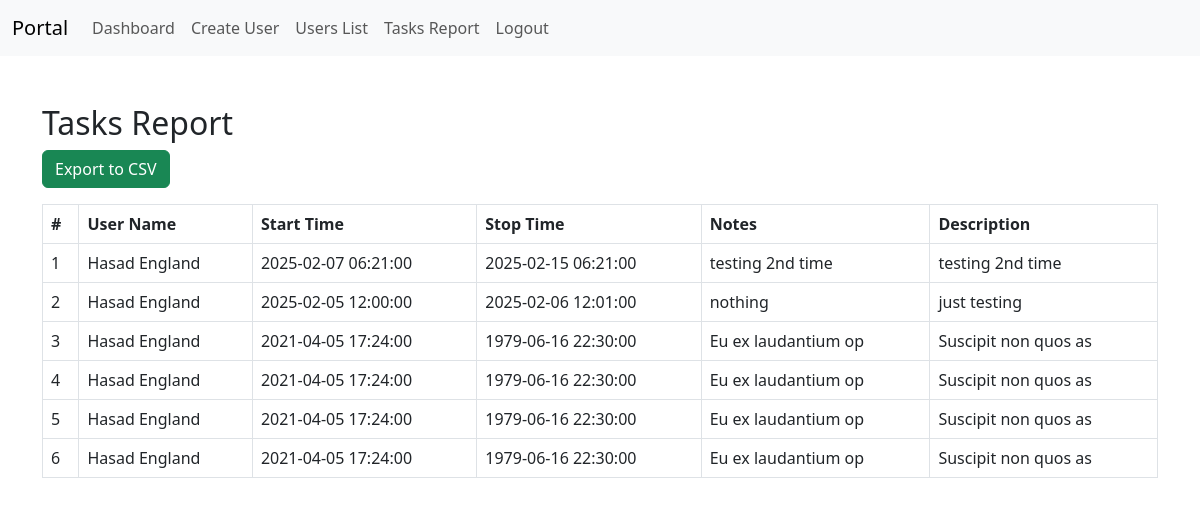
/admin_tasks_report.php (signed in), run on the app's committed database.
### tables this page shows
CREATE TABLE `tasks` (
  `id` int(11) NOT NULL,
  `user_id` int(11) NOT NULL,
  `start_time` timestamp NOT NULL DEFAULT current_timestamp(),
  `stop_time` timestamp NULL DEFAULT NULL,
  `notes` text NOT NULL,
  `description` text NOT NULL,
  `created_at` timestamp NOT NULL DEFAULT current_timestamp()
);

CREATE TABLE `users` (
  `id` int(11) NOT NULL,
  `first_name` varchar(50) NOT NULL,
  `last_name` varchar(50) NOT NULL,
  `email` varchar(100) NOT NULL,
  `phone` varchar(15) NOT NULL,
  `password` varchar(255) NOT NULL,
  `last_login` timestamp NULL DEFAULT NULL,
  `last_password_change` timestamp NULL DEFAULT NULL,
  `role` enum('admin','user') NOT NULL DEFAULT 'user',
  `created_at` timestamp NOT NULL DEFAULT current_timestamp()
);

### admin_tasks_report.php (the view, shortened to what this page needs)
<?php
include 'db.php';
include 'sidebar.php';
?>
<!DOCTYPE html>
<html lang="en">
<head>
    <link href="https://cdn.jsdelivr.net/npm/bootstrap@5.3.0/dist/css/bootstrap.min.css" rel="stylesheet">
</head>
<body>
    <div class="container mt-5">
        <h2>Tasks Report</h2>
        <a href="export_tasks.php" class="btn btn-success mb-3">Export to CSV</a>
        <table class="table table-bordered">
            <thead>
                <tr>
                    <th>#</th>
                    <th>User Name</th>
                    <th>Start Time</th>
                    <th>Stop Time</th>
                    <th>Notes</th>
                    <th>Description</th>
                </tr>
            </thead>
            <tbody>
                <?php
                $query = "SELECT tasks.*, users.first_name, users.last_name
                          FROM tasks
                          JOIN users ON tasks.user_id = users.id
                          ORDER BY tasks.start_time DESC";
                $result = $conn->query($query);
                $count = 1;
                while ($row = $result->fetch_assoc()) {
                    echo "<tr>
                        <td>{$count}</td>
                        <td>{$row['first_name']} {$row['last_name']}</td>
                        <td>{$row['start_time']}</td>
                        <td>{$row['stop_time']}</td>
                        <td>{$row['notes']}</td>
                        <td>{$row['description']}</td>
                    </tr>";
                    $count++;
                }
                ?>
            </tbody>
        </table>
    </div>
</body>
</html>

### data on the page
tasks: user.first_name "Hasad", user.last_name "England", start_time "2025-02-07 06:21:00", stop_time "2025-02-15 06:21:00", notes "testing 2nd time", description "testing 2nd time"
tasks: user.first_name "Hasad", user.last_name "England", start_time "2025-02-05 12:00:00", stop_time "2025-02-06 12:01:00", notes "nothing", description "just testing"
tasks: user.first_name "Hasad", user.last_name "England", start_time "2021-04-05 17:24:00", stop_time "1979-06-16 22:30:00", notes "Eu ex laudantium op", description "Suscipit non quos as"
tasks: user.first_name "Hasad", user.last_name "England", start_time "2021-04-05 17:24:00", stop_time "1979-06-16 22:30:00", notes "Eu ex laudantium op", description "Suscipit non quos as"
tasks: user.first_name "Hasad", user.last_name "England", start_time "2021-04-05 17:24:00", stop_time "1979-06-16 22:30:00", notes "Eu ex laudantium op", description "Suscipit non quos as"
tasks: user.first_name "Hasad", user.last_name "England", start_time "2021-04-05 17:24:00", stop_time "1979-06-16 22:30:00", notes "Eu ex laudantium op", description "Suscipit non quos as"
